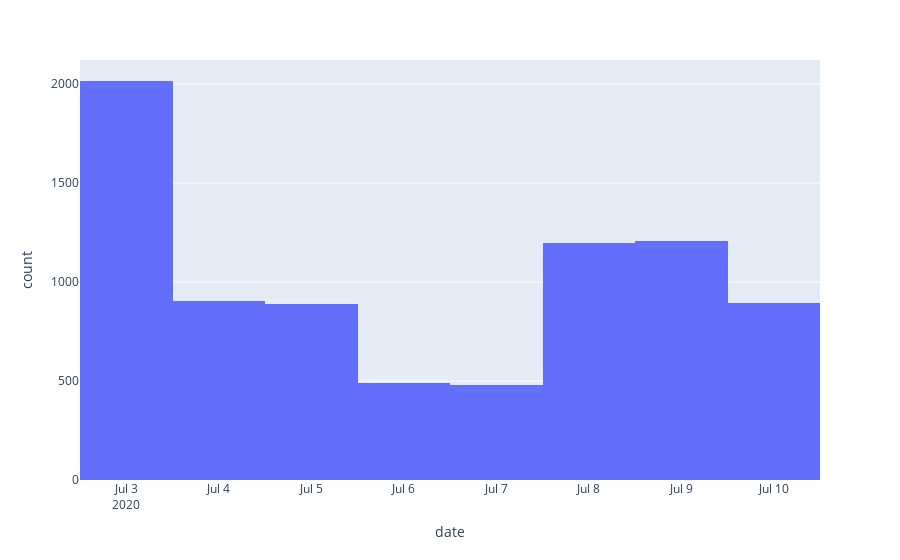

Notebook cell for this chart:
### Markdown cell above
## Data Exploration

### Code cell
fig = px.histogram(df, x="date")
fig.show()

### Figure 1 — Plotly figure (JSON) as saved in the notebook; plotly's stock layout.template omitted (floating-point values rounded to 4 significant figures; data arrays with more than 128 entries replaced by an {"elided": "..."} marker saying what was removed)
{"data": [{"alignmentgroup": "True", "bingroup": "x", "hovertemplate": "date=%{x}<br>count=%{y}<extra></extra>", "legendgroup": "", "marker": {"color": "#636efa", "pattern": {"shape": ""}}, "name": "", "offsetgroup": "", "orientation": "v", "showlegend": false, "type": "histogram", "x": {"elided": "8077 str values"}, "xaxis": "x", "yaxis": "y"}], "layout": {"barmode": "relative", "legend": {"tracegroupgap": 0}, "margin": {"t": 60}, "xaxis": {"anchor": "y", "domain": [0, 1], "title": {"text": "date"}}, "yaxis": {"anchor": "x", "domain": [0, 1], "title": {"text": "count"}}}}
